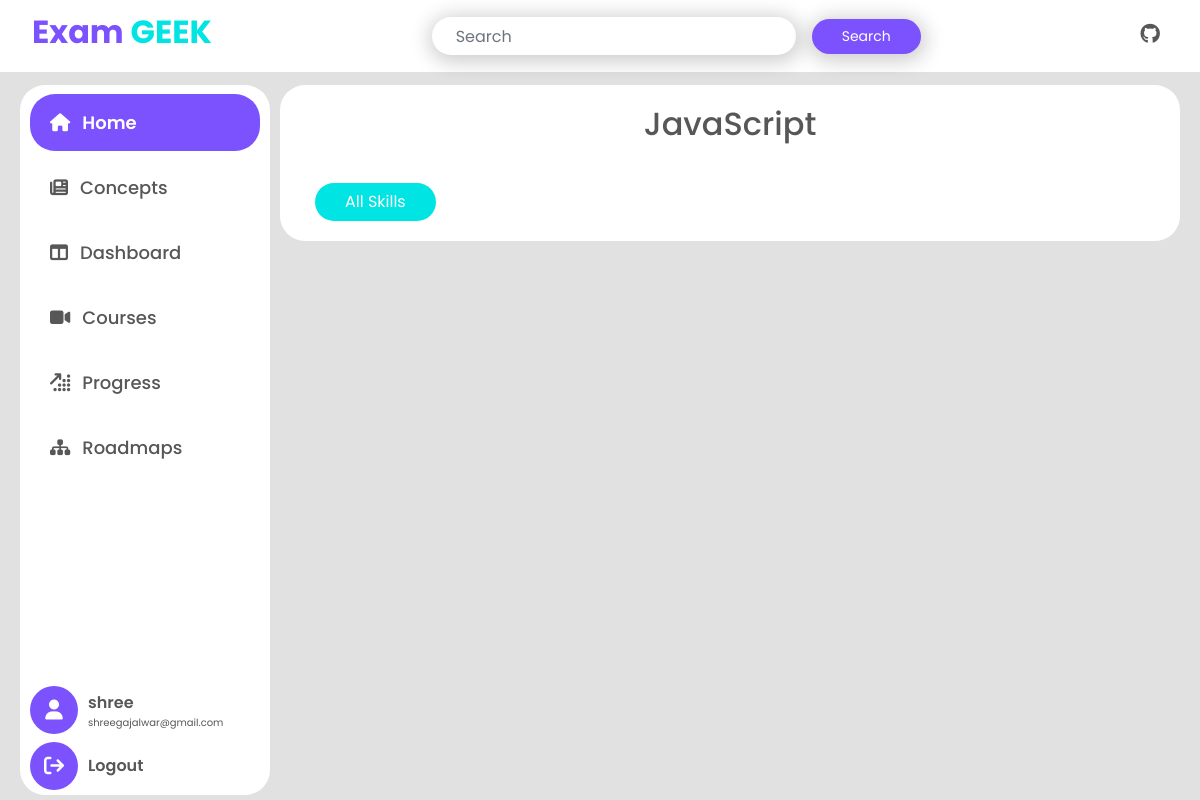
Page /concepts_detail/JavaScript/ (signed in) on the earlier database version.
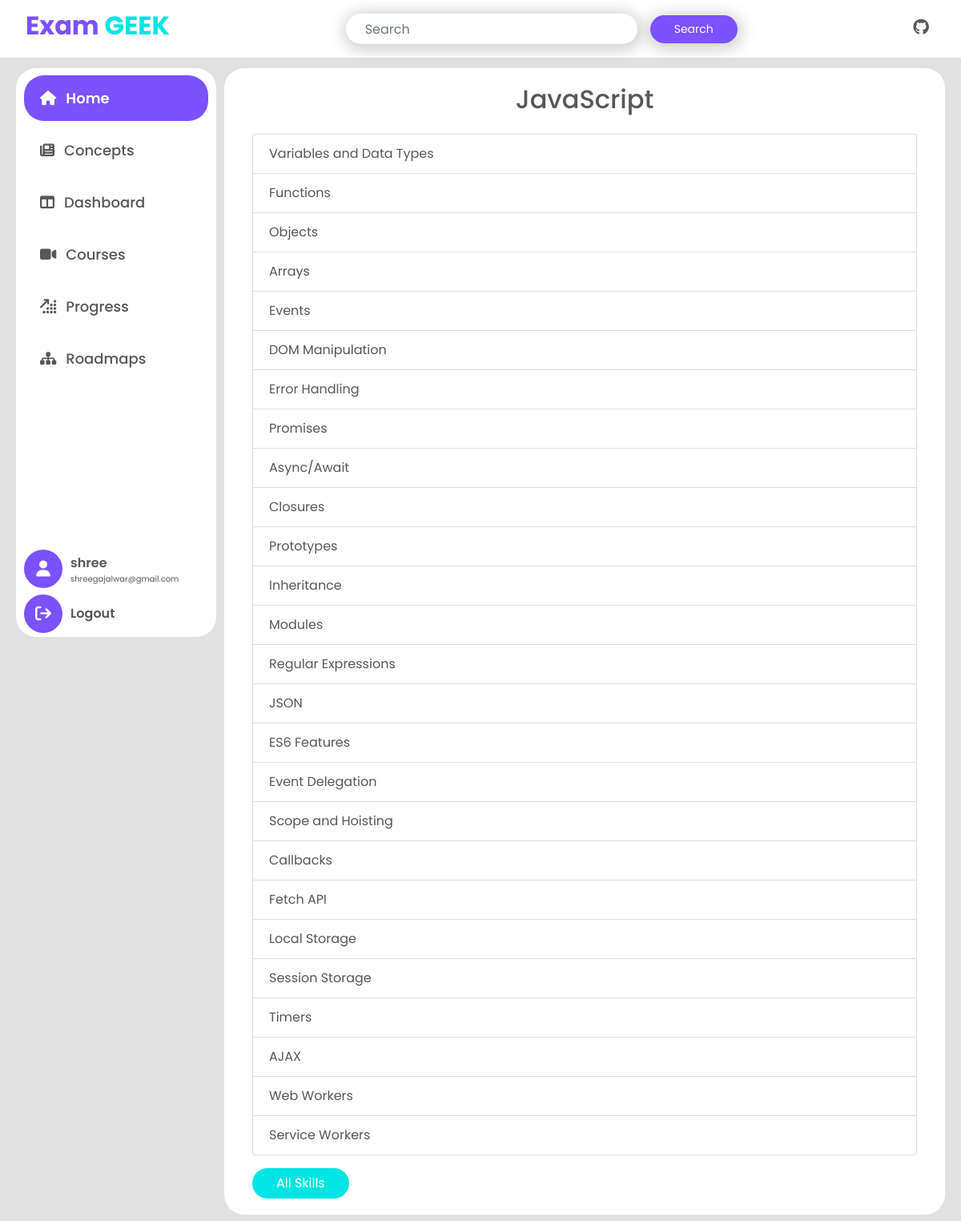
Same page on the later database version.
### examapp/models.py (models this page shows, shortened)
class Skills(models.Model):
    skill = models.CharField(max_length=255)
    def __str__(self):
        return self.skill

class Concepts(models.Model):
    skill = models.ForeignKey(Skills,on_delete=models.CASCADE)
    concept = models.CharField(max_length=200)

### examapp/views.py (the view)
# urls.py: path('concepts_detail/<str:skill>/', views.concepts_detail, name='concepts_detail'),
@login_required
def concepts_detail(request, skill):
    skill = Skills.objects.get(skill=skill)
    concepts_data = Concepts.objects.filter(skill=skill)
    return render(request, 'examapp/concepts_detail.html', {
        "concepts_data": concepts_data,
        "skill": skill
    })

### examapp/templates/examapp/concepts_detail.html
{% extends 'base.html' %}
{% block content %}
    {% include 'sidebar.html'%}
    <div class="content">
        <div class="container ">
            <h2 class="text-center mb-4"> {{skill}} </h2>
            <ul class="list-group">
                {% for concept in concepts_data %}
                <li class="list-group-item">{{ concept.concept }}</li>
                {% endfor %}
            </ul>
            <div class="mt-3">
                <a href="{% url 'concepts' %}" class="btn btn-theme-secondary">All Skills</a>
            </div>
        </div>
    </div>
{% endblock %}

### examapp/templates/base.html (shortened to what this page needs)
{% load static %}
<!DOCTYPE html>
<html lang="en">
<head>
    <link href="https://maxcdn.bootstrapcdn.com/bootstrap/4.5.2/css/bootstrap.min.css" rel="stylesheet">
    <link rel="stylesheet" href="https://cdnjs.cloudflare.com/ajax/libs/font-awesome/6.5.2/css/all.min.css" />
    <link rel="stylesheet" href="{% static 'examapp/style.css'%}">
    <link rel="stylesheet" href="{% static 'examapp/css/glass_notify.css'%}">
</head>
<body>
    {% include 'header.html'%}
    <div class="base-content">
        <div class="md-px-3 sm-px-0">
            {% block content %}
            {% endblock %}
        </div>
    </div>
</body>
</html>

### examapp/templates/header.html (shortened to what this page needs)
{% load static %}
<link rel="stylesheet" href="{% static 'examapp/css/animation.css' %}">
<link
rel="stylesheet"
href="https://cdnjs.cloudflare.com/ajax/libs/animate.css/4.1.1/animate.min.css"
/>
<nav class="navbar navbar-expand-lg navbar-dark base-navbar">
    <div class="px-3 d-flex justify-content-between w-100">
        <a class="navbar-brand base-navbar-brand " href="{% url 'home' %}">
            <h2 class="theme-text  bold-700"> Exam <span class="theme-text-secondary">GEEK</span> </h2>
        </a>
        <form class="form-inline search-form my-2" action="{% url 'home'%}" method="get">
            <input class="form-control base-form-control mr-sm-2 px-4" type="search" name="query" placeholder="Search" aria-label="Search">
            <input type="submit" value="Search" style="font-size: 14px;" class=" btn-theme mx-2">
        </form>
         <div class="d-flex align-items-center">
            <a href="https://github.com/ssgajalwar/examportal" target="_blank" class="grey-text mx-2" >
                <i class="fa-brands fa-github fs-20 "></i>
            </a>
         </div>
    </div>
</nav>

### examapp/templates/sidebar.html (shortened to what this page needs)
<div class="sidebar">
   <div class="d-flex flex-column side-link">
       <a class="home " data-id="home" href="{% url 'home'%}"><i class="fa-solid fa-house"></i> <span>Home</span></a>
       <a class="news " data-id="news" href="{% url 'concepts' %}"><i class="fa-solid fa-newspaper"></i><span>Concepts</span></a>
       <a class="dashboard " data-id="dashboard" href="{% url 'dashboard' %}"><i class="fa-solid fa-table-columns"></i><span>Dashboard</span></a>
       <a class="courses" data-id="courses" href="{% url 'courses'%}"><i class="fa-solid fa-video"></i><span>Courses</span></a>
       <a class="profile" data-id="profile" href="{% url 'progress'%}"> <i class="fa-solid fa-arrow-up-right-dots"></i> <span>Progress</span></a>
       <a class="roadmaps" data-id="roadmaps" href="{% url 'roadmaps'%}"><i class="fa-solid fa-sitemap"></i><span>Roadmaps</span></a>
   </div>
   <div class="d-flex flex-column ">
        <div class="sidebar-profile mb-2">
            <div class="sidebar-profile-icon">
                <i class="fa-solid fa-user"></i>
            </div>
            <div class="sidebar-profile-content">
                <span class="sidebar-profile-name">{{ user.username }}</span>
                <span class="sidebar-profile-email">{{ user.email }}</span>
            </div>
        </div>
        <div class="sidebar-logout">
            <div class="sidebar-profile-icon">
                <a class="settings" data-id="settings" href="{% url 'logout'%}"><i class="fa-solid fa-arrow-right-from-bracket"></i></a>
            </div>
            <div class="sidebar-profile-content">
                <span class="sidebar-profile-name">Logout</span>
            </div>
        </div>
   </div>
</div>

### examapp/static/examapp/style.css (style rules this page uses)
body { font-family: 'Poppins', sans-serif; background-color: #e1e1e1; color: #575757; }
a { text-decoration: none; }
.btn-theme { background: #7c51fe; border-radius: 25px; padding: 7px 30px; border: none; outline: none; text-decoration: none; color: white; }
.btn-theme-secondary { background: #00e4e3; border-radius: 25px; padding: 7px 30px; border: none; outline: none; text-decoration: none; color: white; }
.theme-text { color: #7c51fe; }
.theme-text-secondary { color: #00e4e3; }
.bold-700 { font-weight: 700; }
.base-navbar { background-color: #ffffff; position: fixed; width: 100%; z-index: 1000; }
.base-navbar-brand { color: #fff; }
.base-form-control { border-radius: 20px; }
.base-content { padding: 70px 20px 20px 20px; }
.navbar-brand { color: #fff; }
.form-control { border-radius: 20px; }
.sidebar { height: calc(100vh - 90px); width: 250px; position: fixed; background-color: #fff; padding: 5px 10px; color: #575757; border-radius: 25px; display: flex; flex-direction: column; justify-content: space-between; transition: all 0.5s; z-index: 5; }
.sidebar .side-link a { padding: 15px 20px; text-decoration: none; font-size: 18px; color: #575757; display: flex; align-items: center; gap: 12px; border-right: 5px solid transparent; transition: all 0.9s; border-radius: 25px; font-weight: 500; margin: 4px 0px; cursor: pointer; }
.sidebar .side-link a.active { background-color: #7c51fe; color: #fff; font-weight: 600; }
.content { margin-top: 15px; margin-left: 260px; padding: 20px; background-color: #fff; border-radius: 25px; }
.sidebar-logout, .sidebar-profile { display: flex; gap: 10px; }
.sidebar-profile-icon { display: flex; justify-content: center; align-items: center; height: 3rem; width: 3rem; background-color: #7c51fe; color: #fff; font-size: 20px; border-radius: 50%; }
.sidebar-profile-icon a { color: #ffffff; cursor: pointer; }
.sidebar-profile-content { display: flex; flex-direction: column; align-items: flex-start; justify-content: center; }
.sidebar-profile-name { font-size: 16px; font-weight: 600; }
.sidebar-profile-email { margin-top: 0px; margin-bottom: 0px; font-size: 10px; }
input,textarea { border: none !important; border-radius: 20px !important; box-shadow: 1px 3px 20px 4px rgba(0, 0, 0, 0.2); outline: none; font-size: 15px; padding: 7px 15px; }
.fs-20 { font-size: 20px; }
.grey-text { color: #575757; }

### examapp/static/examapp/css/glass_notify.css (style rules this page uses)
body { min-height: 100vh; }

Differences in the rows shown:
added Concepts: concept "Variables and Data Types"
added Concepts: concept "Functions"
added Concepts: concept "Objects"
added Concepts: concept "Arrays"
added Concepts: concept "Events"
added Concepts: concept "DOM Manipulation"
added Concepts: concept "Error Handling"
added Concepts: concept "Promises"
added Concepts: concept "Async/Await"
added Concepts: concept "Closures"
added Concepts: concept "Prototypes"
added Concepts: concept "Inheritance"
added Concepts: concept "Modules"
added Concepts: concept "Regular Expressions"
added Concepts: concept "JSON"
added Concepts: concept "ES6 Features"
added Concepts: concept "Event Delegation"
added Concepts: concept "Scope and Hoisting"
added Concepts: concept "Callbacks"
added Concepts: concept "Fetch API"
added Concepts: concept "Local Storage"
added Concepts: concept "Session Storage"
added Concepts: concept "Timers"
added Concepts: concept "AJAX"
added Concepts: concept "Web Workers"
added Concepts: concept "Service Workers"
